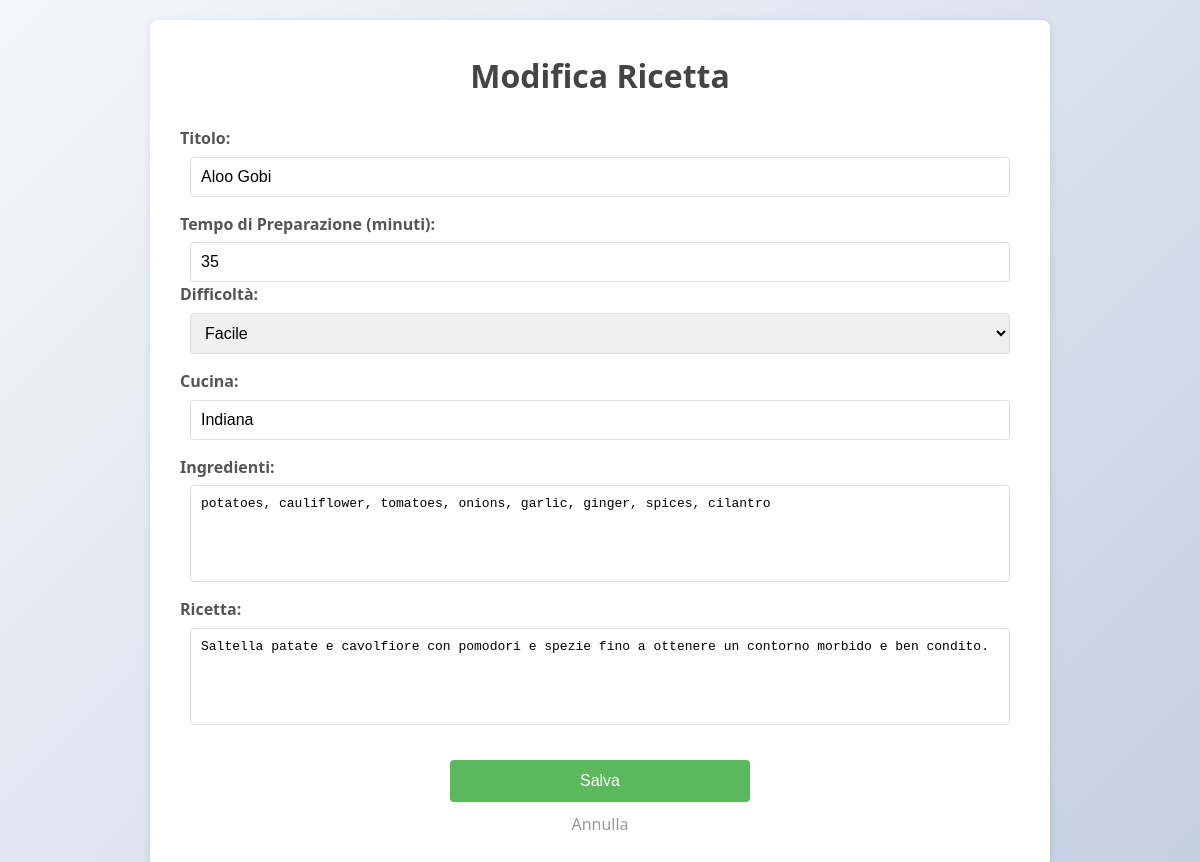
Page /app/account/modifica_ricetta.php?id=111&tabella=ricette (signed in) on the committed database.
### tables this page shows
CREATE TABLE `ricette` (
  `id` int NOT NULL,
  `titolo` varchar(255) NOT NULL,
  `ingredienti` text NOT NULL,
  `ricetta` text NOT NULL,
  `tempo_preparazione` int DEFAULT NULL,
  `difficolta` enum('Facile','Medio','Difficile') DEFAULT 'Facile',
  `cucina` varchar(50) DEFAULT 'Italiana'
);

### app/account/modifica_ricetta.php (the view, shortened to what this page needs)
<?php
include '../api/connect.php';
$id = (int) $_GET['id'];
$tabella = $_GET['tabella'];
$query = "SELECT id, titolo, ingredienti, ricetta, tempo_preparazione, difficolta, cucina FROM $tabella WHERE id = ?";
$stmt = $conn->prepare($query);
$stmt->bind_param("i", $id);
$stmt->execute();
$result = $stmt->get_result();
$recipe = $result->fetch_assoc();
?>
<!DOCTYPE html>
<html lang="it">
<head>
    <link rel="stylesheet" href="../css/modifica_ricetta.css">
</head>
<body>
    <div class="container">
        <h1>Modifica Ricetta</h1>
        <form action="../api/aggiorna_ricetta.php" method="post">
            <div class="form-group">
                <label for="titolo">Titolo:</label>
                <input type="text" id="titolo" name="titolo" value="<?php echo htmlspecialchars($recipe['titolo']); ?>" required>
            </div>
            <div class="form-group">
                <label for="tempo_preparazione">Tempo di Preparazione (minuti):</label>
                <input type="number" id="tempo_preparazione" name="tempo_preparazione" value="<?php echo htmlspecialchars($recipe['tempo_preparazione']); ?>" required>
                <label for="difficolta">Difficoltà:</label>
                <select id="difficolta" name="difficolta" required>
                    <option value="Facile" <?php echo ($recipe['difficolta'] == 'Facile') ? 'selected' : ''; ?>>Facile</option>
                </select>
            </div>
            <div class="form-group">
                <label for="cucina">Cucina:</label>
                <input type="text" id="cucina" name="cucina" value="<?php echo htmlspecialchars($recipe['cucina']); ?>" required>
            </div>
            <div class="form-group">
                <label for="ingredienti">Ingredienti:</label>
                <textarea id="ingredienti" name="ingredienti" rows="5" required><?php echo htmlspecialchars($recipe['ingredienti']); ?></textarea>
            </div>
            <div class="form-group">
                <label for="ricetta">Ricetta:</label>
                <textarea id="ricetta" name="ricetta" rows="5" required><?php echo htmlspecialchars($recipe['ricetta']); ?></textarea>
            </div>
            <button type="submit">Salva</button>
            <a href="account.php">Annulla</a>
        </form>
    </div>
</body>
</html>

### app/css/modifica_ricetta.css (style rules this page uses)
* { margin: 0; padding: 0; box-sizing: border-box; }
body { font-family: 'Segoe UI', Tahoma, Geneva, Verdana, sans-serif; background: linear-gradient(135deg, #f5f7fa, #c3cfe2); color: #333; line-height: 1.6; min-height: 100vh; display: flex; flex-direction: column; align-items: center; justify-content: center; padding: 20px; }
.container { background: #fff; width: 90%; max-width: 900px; padding: 30px; border-radius: 8px; box-shadow: 0 2px 10px rgba(0, 0, 0, 0.1); text-align: center; }
h1 { margin-bottom: 25px; font-size: 2em; color: #444; }
form { display: flex; flex-direction: column; align-items: center; width: 100%; }
.form-group { display: flex; flex-wrap: wrap; justify-content: space-between; width: 100%; margin-bottom: 15px; }
.form-group label { flex-basis: 100%; text-align: left; font-weight: bold; margin-bottom: 5px; color: #555; }
.form-group input, .form-group textarea, .form-group select { flex: 1; padding: 10px; border: 1px solid #ddd; border-radius: 4px; font-size: 1em; transition: border 0.3s; width: 45%; margin: 0 10px; }
.form-group textarea { width: 100%; resize: none; }
button { padding: 12px 20px; border: none; border-radius: 4px; background: #5cb85c; color: #fff; font-size: 1em; cursor: pointer; transition: background 0.3s; width: 100%; max-width: 300px; margin-top: 20px; }
form a { display: inline-block; margin-top: 10px; text-decoration: none; color: #999; text-align: center; transition: color 0.3s; }

### rows in the picture
ricette: titolo "Aloo Gobi", tempo_preparazione "35", difficolta "Facile", cucina "Indiana", ingredienti "potatoes, cauliflower, tomatoes, onions, garlic, ginger, spices, cilantro", ricetta "Saltella patate e cavolfiore con pomodori e spezie fino a ottenere un contorno morbido e ben condito."
